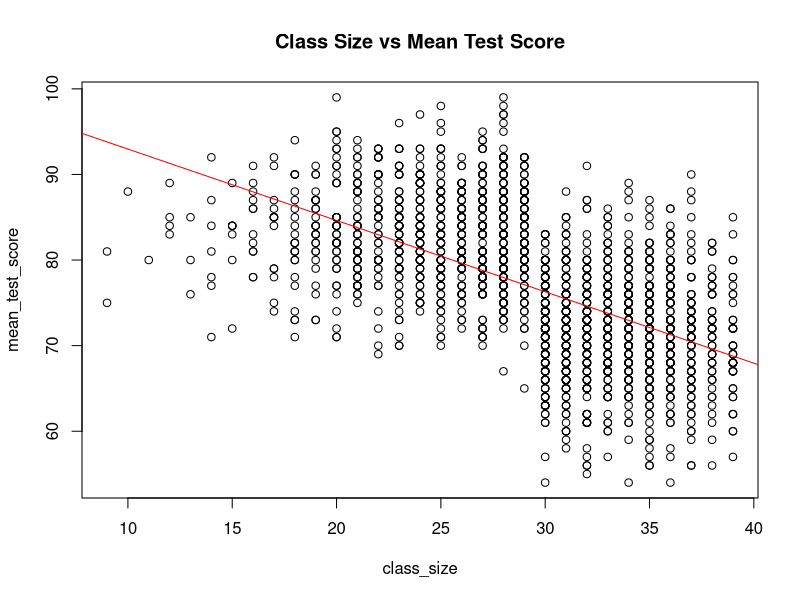
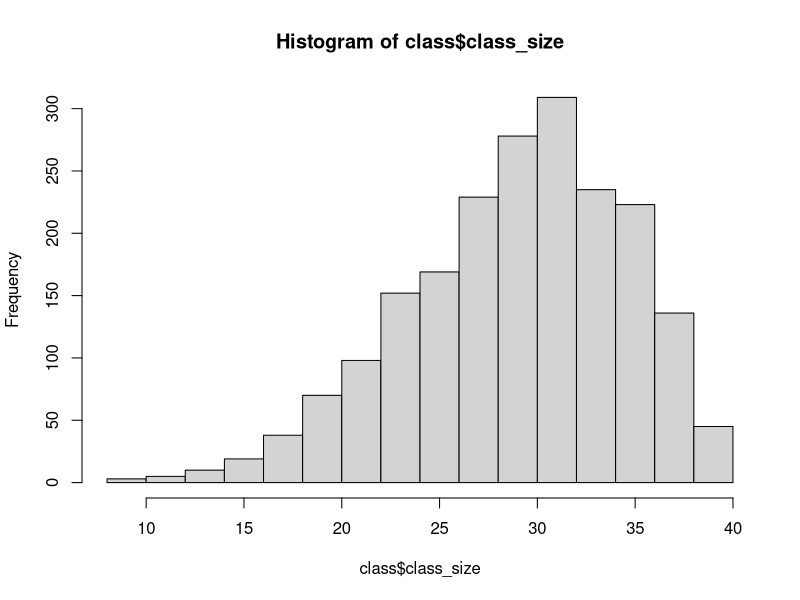
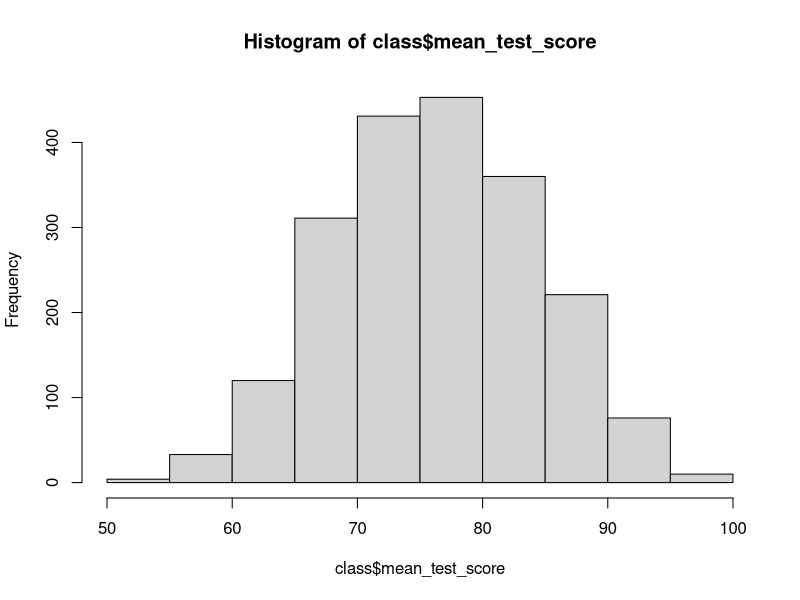
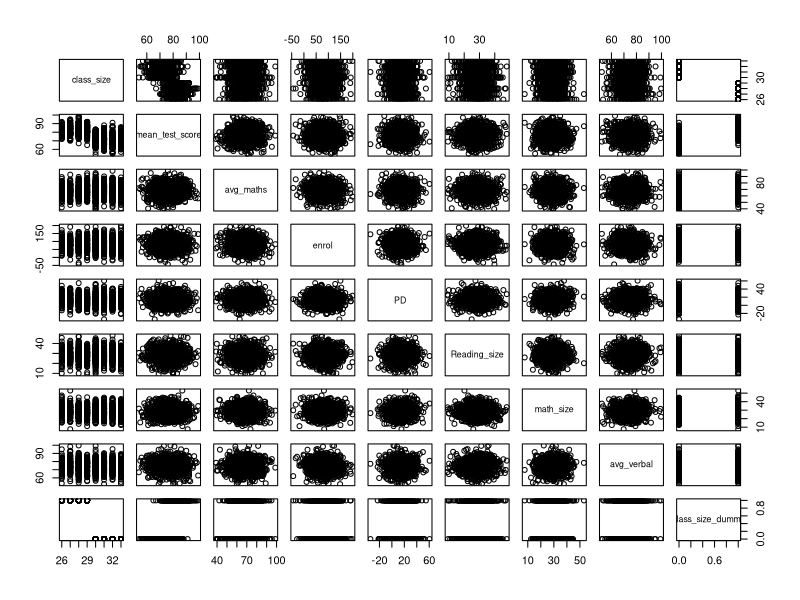
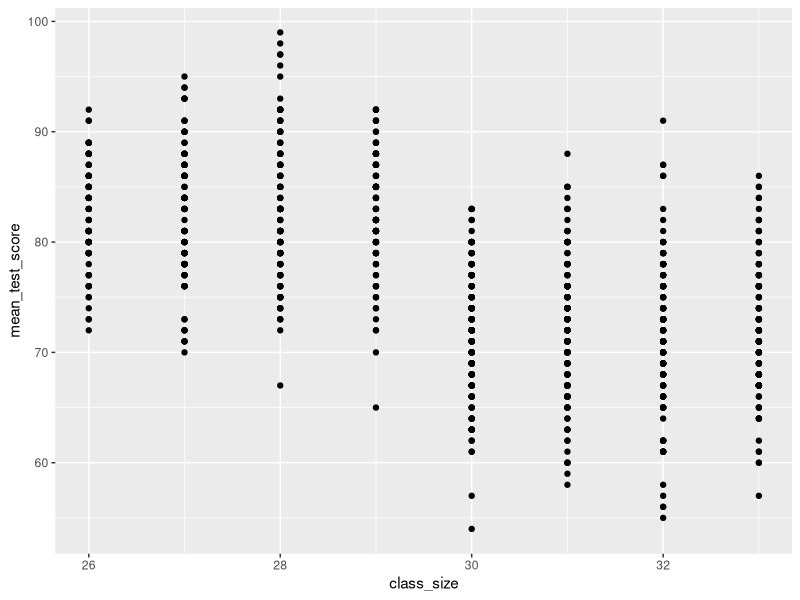

Recreate these plots in R, in order.
library(ggplot2)
class <- read.csv("class.csv")
head(class)

# Plotting class size vs mean score

plot(class,main = 'Class Size vs Mean Test Score')

# we observe an inverse relationship between class size and mean test score

abline(lm(class$mean_test_score ~class$class_size), data = class, col = 'red')

hist(class$class_size)
hist(class$mean_test_score)

n <- nrow(class)
print(n)

# Taking avg math as our exogenous variable. Generating a random normal distribution

set.seed(50)
avg_maths <- rnorm(n,67.7,9.4)
enrol <- rnorm(n,83,38.8)
PD <- rnorm(n, 13.1,12.6)
Reading_size <- rnorm(n, 28.6,6.2)
math_size <- rnorm(n, 29,6.3)
avg_verbal <- rnorm(n,74.7,7.4)

View(avg_maths)

class_new <- cbind(class,avg_maths,enrol, PD,Reading_size,math_size,avg_verbal)
class_size_dummy <- ifelse(class_new$class_size <30,1,0)
View(class_size_dummy)
class_new <- cbind(class_new, class_size_dummy)

class_subset <- subset(class_new, class_new$class_size <34 & class_new$class_size >25)
mean_test_score <- class_subset$mean_test_score
class_size <- class_subset$class_size
dummy <- class_subset$class_size_dummy
avgmath <- class_subset$avg_maths
enrollment <- class_subset$enrol
Percent_dis <- class_subset$PD 
RS <- class_subset$Reading_size
mathsize <- class_subset$math_size
avgverbal <- class_subset$avg_verbal

plot(class_subset)

# Running RDD

rdd <- lm(mean_test_score ~ avgmath + enrollment+ Percent_dis+ RS+ mathsize+avgverbal + dummy, data = class_subset)
summary(rdd)

ggplot(class_subset, aes(x = class_size, y = mean_test_score)) +
  geom_point() +
  geom_smooth(method = rdd, show.legend = F)

